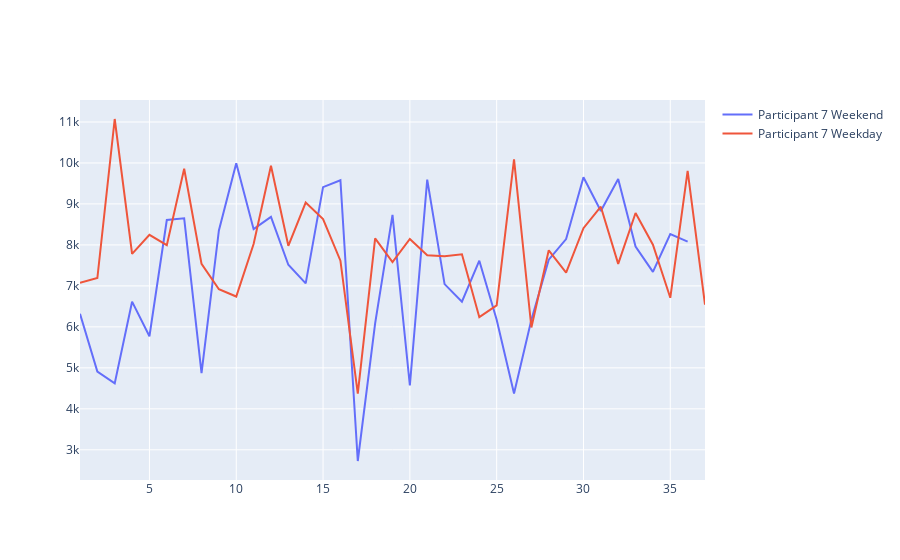

Notebook source saved alongside this figure:
### Markdown cell above
We are interested in how is weekday and weekend behave differently for this participant.

### Code cell
# 
def isWeekend(df):
    df['Week'] =  df['Date'].dt.isocalendar().week
    df["Is Weekend"] = df['Date'].dt.dayofweek > 4
    df.drop(df[df['Week'] == 52].index, inplace = True)
    df = df.groupby(['Is Weekend','Week']).agg({'Steps': 'mean'}).reset_index()
    fig = go.Figure()
    wkdf = df.loc[df["Is Weekend"]==True]
    wddf = df.loc[df["Is Weekend"]!=True]
    fig.add_trace(
        go.Scatter(x=wkdf["Week"], y=wkdf["Steps"],name='Participant 7 Weekend'))
    fig.add_trace(
        go.Scatter(x=wddf["Week"], y=wddf["Steps"],name='Participant 7 Weekday'))
    fig.show()

isWeekend(day)

### Figure 1 — Plotly figure (JSON) as saved in the notebook; plotly's stock layout.template omitted (floating-point values rounded to 4 significant figures)
{"data": [{"name": "Participant 7 Weekend", "type": "scatter", "x": [1, 2, 3, 4, 5, 6, 7, 8, 9, 10, 11, 12, 13, 14, 15, 16, 17, 18, 19, 20, 21, 22, 23, 24, 25, 26, 27, 28, 29, 30, 31, 32, 33, 34, 35, 36], "y": [6318.0, 4909.0, 4622.0, 6615.0, 5771.0, 8608.0, 8648, 4872.0, 8352.0, 9996.0, 8385, 8684.0, 7516.0, 7062.0, 9410.0, 9577.0, 2727.0, 6084, 8732.0, 4569.0, 9594.0, 7044.0, 6613.0, 7614, 6174.0, 4372, 6175, 7638.0, 8143, 9650.0, 8829.0, 9607.0, 7961.0, 7342.0, 8264.0, 8082.0]}, {"name": "Participant 7 Weekday", "type": "scatter", "x": [1, 2, 3, 4, 5, 6, 7, 8, 9, 10, 11, 12, 13, 14, 15, 16, 17, 18, 19, 20, 21, 22, 23, 24, 25, 26, 27, 28, 29, 30, 31, 32, 33, 34, 35, 36, 37], "y": [7074.0, 7191.0, 11070.0, 7779.0, 8246.0, 7994.0, 9858.0, 7538.0, 6917, 6740.0, 8021.0, 9933.0, 7978.0, 9033.0, 8629.0, 7616.0, 4372.0, 8158, 7580, 8145.0, 7746.0, 7721, 7772.0, 6237.0, 6526.0, 10090.0, 5984.0, 7867.0, 7323.0, 8408.0, 8933.0, 7538.0, 8779.0, 8005.0, 6710.0, 9809.0, 6542.0]}], "layout": {}}
